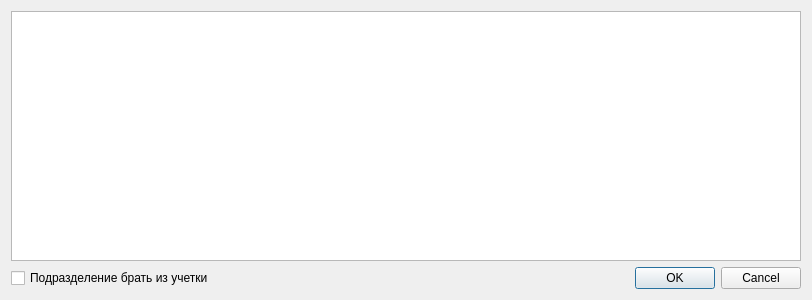
<?xml version="1.0" encoding="UTF-8"?>
<ui version="4.0">
 <class>SelectPersonDialog</class>
 <widget class="QDialog" name="SelectPersonDialog">
  <property name="geometry">
   <rect>
    <x>0</x>
    <y>0</y>
    <width>812</width>
    <height>300</height>
   </rect>
  </property>
  <property name="windowTitle">
   <string>Сотрудники</string>
  </property>
  <layout class="QGridLayout" name="gridLayout">
   <item row="0" column="0">
    <widget class="CTableView" name="tblPerson">
     <property name="selectionMode">
      <enum>QAbstractItemView::SingleSelection</enum>
     </property>
     <property name="selectionBehavior">
      <enum>QAbstractItemView::SelectRows</enum>
     </property>
    </widget>
   </item>
   <item row="1" column="0">
    <layout class="QHBoxLayout" name="horizontalLayout">
     <item>
      <widget class="QCheckBox" name="chkOrgStructurePerson">
       <property name="text">
        <string>Подразделение брать из учетки</string>
       </property>
      </widget>
     </item>
     <item>
      <widget class="QDialogButtonBox" name="buttonBox">
       <property name="orientation">
        <enum>Qt::Horizontal</enum>
       </property>
       <property name="standardButtons">
        <set>QDialogButtonBox::Cancel|QDialogButtonBox::Ok</set>
       </property>
      </widget>
     </item>
    </layout>
   </item>
  </layout>
 </widget>
 <customwidgets>
  <customwidget>
   <class>CTableView</class>
   <extends>QTableView</extends>
   <header>library/TableView.h</header>
  </customwidget>
 </customwidgets>
 <resources/>
 <connections/>
</ui>
